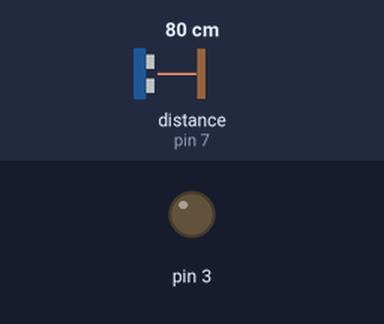
This sketch was run on a simulated Arduino Uno, built with avr-gcc and run on an emulated ATmega328P. Shown: output pins drawn as LEDs (lit = HIGH). Wiring (inferred from the names in the program): ultrasonic range finder: trigger pin 8; echo pin 7. The inputs (shaded band) are chosen by the test bench; at power-on: distance to the obstacle (sensor on pin 7) 80 cm. The echo pulse lasts 58.3 µs per cm; pins used as bus, display or sensor lines are not drawn.

Above: at 1.2 s.
1.3 s: distance to the obstacle (sensor on pin 7) set to 65 cm
2.8 s: distance to the obstacle (sensor on pin 7) set to 57 cm
At 3.9 s:
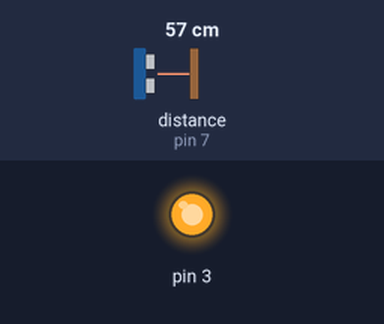
Timing chart, 0 to 5.8 s (numbered marks = the images above; inputs shaded):
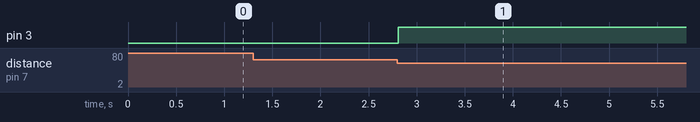

Measured:
- the behaviour switches between 61 and 60 cm on distance to the obstacle (sensor on pin 7) (found by bisection; images 0 and 1)
- after the input at 1.3 s, every drawn part: stays the same
- after the input at 2.8 s, pin 3: LOW → HIGH at once

The sketch:

bp2_18.ino
```cpp
int trigpin=8;
int echopin=7;
long sure;
long uzaklik;
boolean oncekidurum=0;
boolean sonrakidurum=0;

void setup() {
 pinMode(trigpin,OUTPUT);
 pinMode(3,OUTPUT);
 pinMode(echopin,INPUT);
}

void loop() {
 digitalWrite(trigpin,LOW);
delayMicroseconds(5);
 digitalWrite(trigpin,HIGH);
delayMicroseconds(10);
 digitalWrite(trigpin,LOW);
sure=pulseIn(echopin,HIGH);
uzaklik=sure/29.1/2;
if(uzaklik<60 && oncekidurum==0)
{
  digitalWrite(3,HIGH);
  sonrakidurum=1;
  delay(3000);
}if(uzaklik<60 && oncekidurum==1)
{
  digitalWrite(3,HIGH);
  sonrakidurum=0;
  delay(3000);
}

}
```
